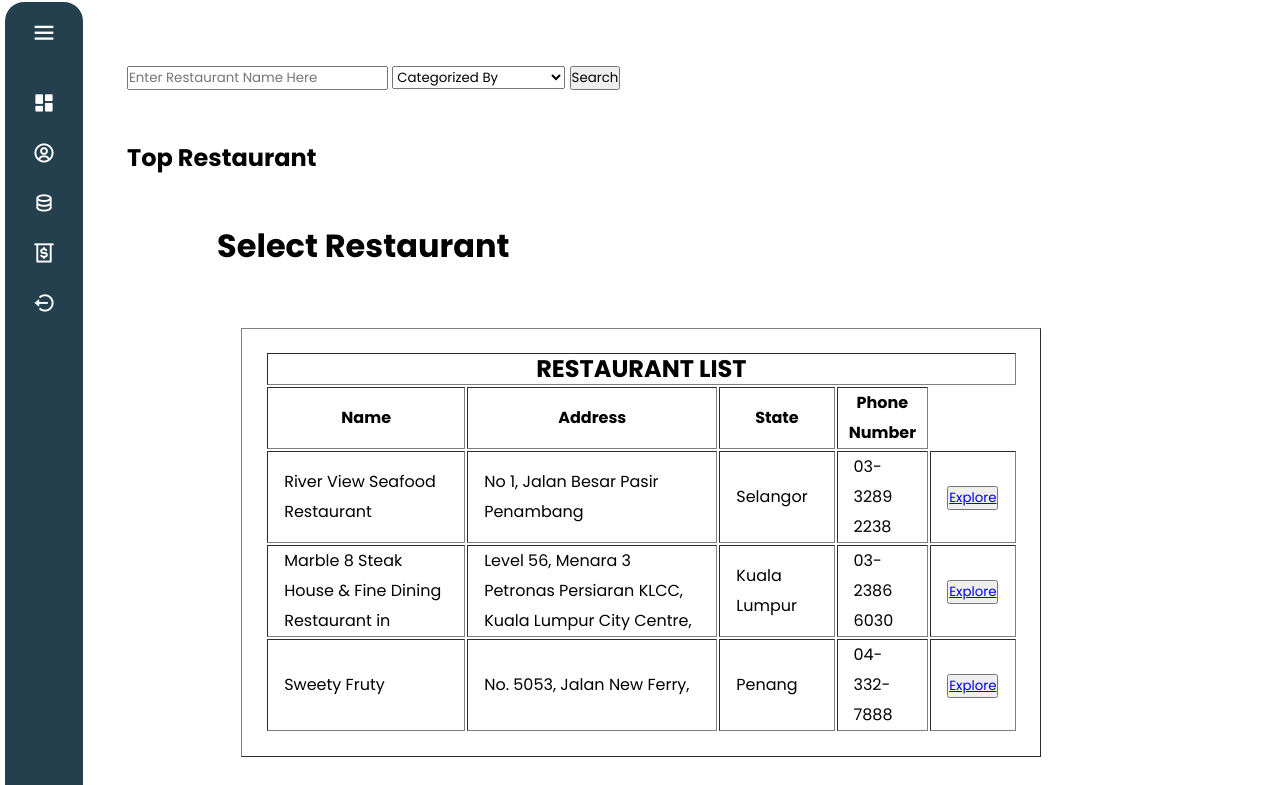
Screenshot of /PHP/GU_HomePage.php (signed in) with the database file from the repository.
### tables this page shows
CREATE TABLE `Restaurant`(
    `Rest_ID` INT AUTO_INCREMENT,
    `RO_ID` INT,
    `Rest_Name` VARCHAR(50),
    `Rest_PhoneNum` VARCHAR(12),
    `Rest_Address` VARCHAR(100),
    `Rest_Poscode` VARCHAR(6),
    `Rest_State` VARCHAR(50),
    `Rest_OpeningHour` DATETIME,
    `Rest_ClosedHour` DATETIME,
    PRIMARY KEY (`Rest_ID`)
);

### PHP/GU_HomePage.php (the view, shortened to what this page needs)
<?php
    include_once 'C:\xampp\htdocs\Foody\Database\db.php';
?>
<!DOCTYPE html>
<html lang="en">
<head>
    <link rel="stylesheet" href="CSS/homepage.css"/>
</head>
<body>
    <?php include "./GU_Navigationbar.php" ?>
    <div id="main-content">
            <div id="search-section">
                <form method="POST" action="#">
                    <input type="text" name="search-restaurant" id="search-bar" placeholder="Enter Restaurant Name Here"/>
                    <select id="categorize" class="btn" name="categorize">
                        <option value="none" class="btn" selected disable hidden>Categorized By<i class="fa-solid fa-circle-chevron-down"></i></option>
                    </select>
                    <button type="submit" class="btn" id="search-button" name="search">Search</button>
                </form>
            </div>
            <br/><br/>
            <h2>Top Restaurant</h2>
            <br/>
            <div class="bar">
        <h1><i class="fa-solid fa-chart-line"></i>Select Restaurant</h1>
    </div>
    <?php
                $query = "SELECT * FROM restaurant";
                        $result = mysqli_query($con, $query);
            ?>
                        <table border="1px" style="width: 70%; line-height:30px;">
                            <tr>
                                <th colspan=6><h2>RESTAURANT LIST</h2></th>
                            </tr>
                            <t>
                                <th> Name </th>
                                <th> Address</th>
                                <th>State</th>
                                <th>Phone Number</th>
                            </t>
                            <?php
                                if ($result->num_rows > 0) {
                                    while($row = $result->fetch_assoc()) {
                                        $ID = $row['Rest_ID'];
                                        $restName = $row['Rest_Name'];
                                        $restAddress= $row['Rest_Address'];
                                        $restState = $row['Rest_State'];
                                        $phoneNum = $row['Rest_PhoneNum'];
                                        echo
                                        '<tr>
                                            <td style="padding: 0 1rem">'.$restName.'</td>
                                            <td style="padding: 0 1rem">'.$restAddress.'</td>
                                            <td style="padding: 0 1rem">'.$restState.'</td>
                                            <td style="padding: 0 1rem">'.$phoneNum.'</td>
                                            <td style="padding: 0 1rem">
                                                <button><a href= "GU_Menu.php?viewid='.$ID.'">Explore</a></button>
                                            </td>
                                        </tr>';
                                    }
                                }
                            ?>
                        </table><br><br>

### PHP/CSS/HomePage.css (style rules this page uses)
html { overflow-y: scroll; overflow-x:hidden; }
body { font-family: 'Poppins', sans-serif; }
h1 { padding-top: 2%; padding-left: 6%; }
h1 i { padding-right: 2%; }
table { margin-left: 10%; margin-top: 5%; padding: 2%; height: 10%; }

### PHP/CSS/NavigationBar.css (style rules this page uses)
* { margin:0; padding:0; box-sizing: border-box; font-family: 'Poppins',sans-serif; }
body { position: relative; min-height: 100vh; width: 100%; overflow: hidden; }

### PHP/GU_HomePage.php (style rules this page uses)
body { margin-left: 5%; padding: 5%; }

### rows the page displays
restaurant: Rest_Name "River View Seafood Restaurant", Rest_Address "No 1, Jalan Besar Pasir Penambang", Rest_State "Selangor", Rest_PhoneNum "03-3289 2238"
restaurant: Rest_Name "Marble 8 Steak House & Fine Dining Restaurant in", Rest_Address "Level 56, Menara 3 Petronas Persiaran KLCC, Kuala Lumpur City Centre,", Rest_State "Kuala Lumpur", Rest_PhoneNum "03-2386 6030"
restaurant: Rest_Name "Sweety Fruty", Rest_Address "No. 5053, Jalan New Ferry,", Rest_State "Penang", Rest_PhoneNum "04-332-7888"
